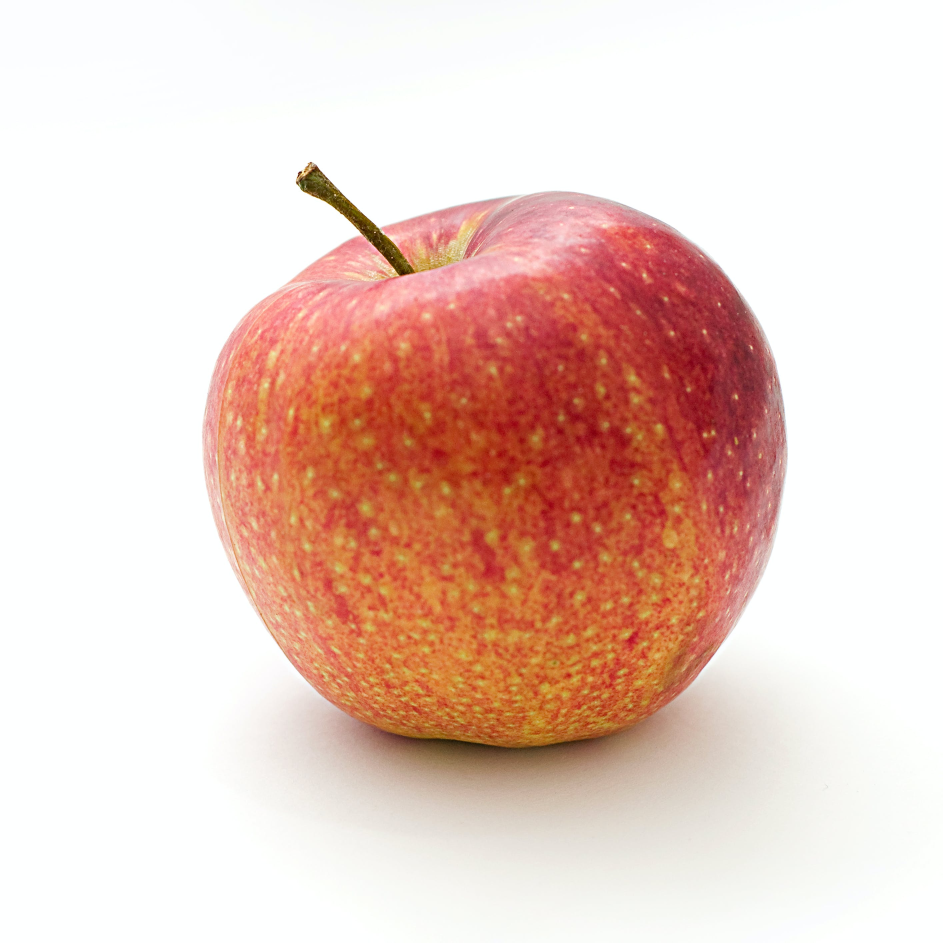
#> input picture test_set_2/apple.jpg, 2827 x 2827 px (shown at 1/3 size); its folder holds only this picture in this run
$ python show_orange_features.py
#> lines starting #> are read from the running program, lines starting #| are printed output that depends on the picture; after the words box and inside, x2 and y2 are one past the last pixel; in counts of white or black regions, pixels touching at a corner belong together; long printed decimals are rounded
### get_color_channels.py
import numpy as np

def get_color_channels(image: np.ndarray):
    red, green, blu = image[..., 0], image[..., 1], image[..., 2]
    return red, green, blu

def get_normalized_colors(image: np.ndarray):
    red, green, blue = get_color_channels(image)
    red_mean = np.mean(red)
    green_mean = np.mean(green)
    blue_mean = np.mean(blue)
    normalized_red = red_mean / (red_mean + green_mean + blue_mean)
    normalized_green = green_mean / (red_mean + green_mean + blue_mean)
    normalized_blue = blue_mean / (red_mean + green_mean + blue_mean)
    return normalized_red, normalized_green, normalized_blue

### image_segmentation.py
from PIL import Image

def image_segmentation(image: Image):
    image = image.convert("L")
    threshold = 200
    image_threshold = image.point(lambda x: 255 if x > threshold else 0)
    return image_threshold

### convolution.py
import numpy as np


def convolution(image: np.ndarray, kernel: list | tuple) -> np.ndarray:
    if len(image.shape) == 3:
        m_i, n_i, c_i = image.shape
    elif len(image.shape) == 2:
        image = image[..., np.newaxis]
        m_i, n_i, c_i = image.shape
    else:
        raise Exception('Shape of image not supported')
    m_k, n_k = kernel.shape
    y_strides = m_i - m_k + 1
    x_strides = n_i - n_k + 1
    img = image.copy()
    output_shape = (m_i-m_k+1, n_i-n_k+1, c_i)
    output = np.zeros(output_shape, dtype=np.float32)
    count = 0
    output_tmp = output.reshape((output_shape[0] * output_shape[1], output_shape[2]))
    for i in range(y_strides):
        for j in range(x_strides):
            for c in range(c_i):
                sub_matrix = img[i:i+m_k, j:j+n_k, c]
                output_tmp[count, c] = np.sum(sub_matrix * kernel)
            count += 1
    output = output_tmp.reshape(output_shape)
    return output

### sobel_edge_detection.py
import numpy as np
from convolution import convolution


def sobel_edge_detection(image: np.ndarray, magnitude="euclidean"):
    Kx = np.array(
        [[-1, 0, 1],
         [-2, 0, 2],
         [-1, 0, 1]], np.float32
    )
    Ky = np.array(
        [[1, 2, 1],
         [0, 0, 0],
         [-1, -2, -1]], np.float32
    )
    Ix = convolution(image, Kx)
    Iy = convolution(image, Ky)
    G = None
    if magnitude == "euclidean":
        G = np.hypot(Ix, Iy)
    elif magnitude == "absolute":
        G = np.absolute(Ix) + np.absolute(Iy)
    G = G / G.max() * 255
    theta = np.arctan2(Iy, Ix)
    return np.squeeze(G), np.squeeze(theta)

### non_max_suppression.py
import numpy as np

def non_max_suppression(img, theta):
    M, N = img.shape
    Z = np.zeros((M, N), dtype=np.int32)
    angle = theta * 180. / np.pi
    angle[angle < 0] += 180
    for i in range(1, M-1):
        for j in range(1, N-1):
            q = 255
            r = 255
            if (0 <= angle[i, j] < 22.5) or (157.5 <= angle[i, j] <= 180):
                r = img[i, j-1]
                q = img[i, j+1]
            elif (22.5 <= angle[i, j] < 67.5):
                r = img[i-1, j+1]
                q = img[i+1, j-1]
            elif (67.5 <= angle[i, j] < 112.5):
                r = img[i-1, j]
                q = img[i+1, j]
            elif (112.5 <= angle[i, j] < 157.5):
                r = img[i+1, j+1]
                q = img[i-1, j-1]
            if (img[i, j] >= q) and (img[i, j] >= r):
                Z[i, j] = img[i, j]
            else:
                Z[i, j] = 0
    return Z

### threshold_hysteresis.py
import numpy as np

def threshold_hysteresis(img: np.ndarray, lowThresholdRatio=0.05, highThresholdRatio=0.09, weak=np.int32(25)):
    highThreshold = img.max() * highThresholdRatio
    lowThreshold = highThreshold * lowThresholdRatio
    M, N = img.shape
    res = np.zeros((M, N), dtype=np.int32)
    strong = np.int32(255)
    zeros = np.int32(0)
    zeros_i, zeros_j = np.where(img < lowThreshold)
    strong_i, strong_j = np.where(img >= highThreshold)
    weak_i, weak_j = np.where((img <= highThreshold) & (img >= lowThreshold))
    res[strong_i, strong_j] = strong
    res[weak_i, weak_j] = weak
    res[zeros_i, zeros_j] = zeros
    for i in range(1, M-1):
        for j in range(1, N-1):
            if (res[i, j] == weak):
                if (
                    (res[i+1, j-1] == strong) or (res[i+1, j] == strong) or
                    (res[i+1, j+1] == strong) or (res[i, j-1] == strong) or
                    (res[i, j+1] == strong) or (res[i-1, j-1] == strong) or
                    (res[i-1, j] == strong) or (res[i-1, j+1] == strong)
                ):
                    res[i, j] = strong
                else:
                    res[i, j] = 0
    return res

### get_center.py
import numpy as np
import math


def get_center(image: np.ndarray):
    height, width = image.shape
    return (math.floor(width / 2), math.floor(height / 2))

### get_average_radius.py
import numpy as np
import math

def get_average_radius(image: np.ndarray, x_center: int, y_center: int):
    coordinates = np.argwhere(image == 255)
    average_radius = 0
    for coordinate in coordinates:
        average_radius += math.sqrt((coordinate[0] - x_center)**2 + (coordinate[1] - y_center)**2)
    average_radius /= coordinates.shape[0]
    return average_radius

### ced.py
from sobel_edge_detection import sobel_edge_detection
from non_max_suppression import non_max_suppression
from threshold_hysteresis import threshold_hysteresis
import numpy as np
from to_gray import togray


def ced(image: np.ndarray, lowthreshold: float | int = 0.05, highthreshold: float | int = 0.09):
    G, theta = sobel_edge_detection(image, "euclidean")
    img = non_max_suppression(G, theta)
    img = threshold_hysteresis(img, lowthreshold, highthreshold)
    return img

### fruit_recognition.py
#th_green_intensity dovrebbe essere pari all'intensità di verde della mela verde con valore minore
#th_lower_radius e th_upper_radius intervallo diametri delle arance
#th_lower_intensity_diff è pari al valore minimo di diff delle arance th_upper_intensity_diff valore massimo ricavato dalle arance
def fruit_recognition(green_intensity, red_intensity, average_radius, th_green_intensity, th_lower_radius,
                      th_upper_radius, th_lower_intensity_diff, th_upper_intensity_diff):
    print("th_lower_radius: ", th_lower_radius)
    print("th_upper_radius: ", th_upper_radius)
    print("th_lower_intensity_diff: ", th_lower_intensity_diff)
    print("th_upper_intensity_diff: ", th_upper_intensity_diff)
    if green_intensity > red_intensity:
        if green_intensity < th_green_intensity:
            return "Orange Class"
        else:
            return "Apple Class"
    else:
        if th_lower_radius <= average_radius and average_radius <= th_upper_radius and th_lower_intensity_diff <= red_intensity - green_intensity and red_intensity - green_intensity <= th_upper_intensity_diff:
            return "Orange Class"
        else:
            return "Apple Class"

### show_orange_features.py
import numpy as np
from PIL import Image, ImageOps
import matplotlib.pyplot as plt
from image_segmentation import image_segmentation
from get_color_channels import get_normalized_colors
from mced import mced
from ced import ced
from get_center import get_center
from get_average_radius import get_average_radius
from os import listdir
from os.path import isfile, join
from fruit_recognition import fruit_recognition


path = "./test_set_2"
files = [f for f in listdir(path) if isfile(join(path, f))]
for filename in files:
    print("")
    print("File: ", filename, "--------------------")
    img = Image.open(path + "/" + filename)
#> img is the input picture: PIL image 2827x2827 RGB; mean R, G, B 234.5, 205.9, 196.3
    img = img.resize((251, 251))
#> img: PIL image 251x251 RGB
    grayscale_image = ImageOps.grayscale(img)
    red, green, blue = get_normalized_colors(np.array(img))
#> in get_color_channels, `red, green, blu = image[..., 0], image[..., 1], image[..., 2]`:
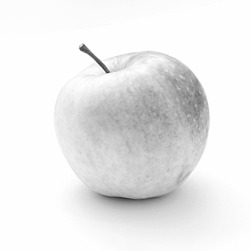
#> red: shape (251, 251); min 51, max 255, mean 234.5
#> in get_color_channels, `red, green, blu = image[..., 0], image[..., 1], image[..., 2]`:
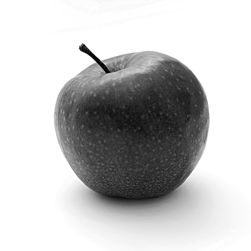
#> blu: shape (251, 251); min 0, max 255, mean 196.3
#> in get_normalized_colors, `red_mean = np.mean(red)`: red_mean = 234.5
#> in get_normalized_colors, `green_mean = np.mean(green)`: green_mean = 205.9
#> in get_normalized_colors, `blue_mean = np.mean(blue)`: blue_mean = 196.3
#> in get_normalized_colors, `normalized_red = red_mean / (red_mean + green_mean + blue_mean)`: normalized_red = 0.368
#> in get_normalized_colors, `normalized_green = green_mean / (red_mean + green_mean + blue_mean)`: normalized_green = 0.323
#> in get_normalized_colors, `normalized_blue = blue_mean / (red_mean + green_mean + blue_mean)`: normalized_blue = 0.308
#> red = 0.368; green = 0.323; blue = 0.308
    print("Red intensity: ", red)
#| Red intensity:  0.3683
    print("Green intensity: ", green)
#| Green intensity:  0.3234
    print("Red intensity - Green intensity: ", red - green)
#| Red intensity - Green intensity:  0.04495
    segmented_image = image_segmentation(grayscale_image)
#> in image_segmentation, `image_threshold = image.point(lambda x: 255 if x > threshold else 0)`:
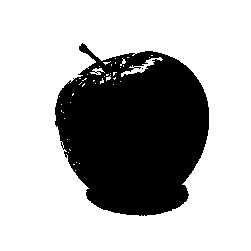
#> image_threshold: PIL image 251x251 L; 69.2% white; 2 black regions (1 under 20 px), largest, box (x1, y1, x2, y2) and area: (55, 43, 209, 216) 19384
    #res = mced(np.array(segmented_image), 1.5, (10, 10))
    res = ced(np.array(segmented_image))
#> after the loop in convolution, `for i in range(y_strides):`: count = 62001
#> in convolution, `output = output_tmp.reshape(output_shape)`:
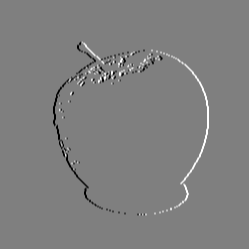
#> output: shape (249, 249, 1) float32; min -1020, max 1020, mean 0; drawn with min black and max white
#> in non_max_suppression, `angle[angle < 0] += 180`:
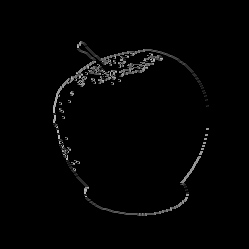
#> angle: shape (249, 249) float32; min 0, max 180, mean 3.6
#> after the loop in non_max_suppression, `for i in range(1, M-1):`:
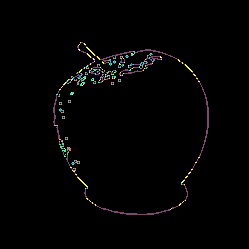
#> Z: shape (249, 249) int32; 8 distinct labels, from 0 to 255; one colour per label, 0 black
#> in threshold_hysteresis, `highThreshold = img.max() * highThresholdRatio`: highThreshold = 22.95
#> in threshold_hysteresis, `lowThreshold = highThreshold * lowThresholdRatio`: lowThreshold = 1.15
#> in threshold_hysteresis, `strong_i, strong_j = np.where(img >= highThreshold)`: strong_i = 1402 values from 42 to 214; strong_j = 1402 values, max 208 at index 877, min 53 at index 874, mean 118.4
#> in threshold_hysteresis, `weak_i, weak_j = np.where((img <= highThreshold) & (img >= lowThreshol..`: weak_i = empty array
#> in threshold_hysteresis, `res[weak_i, weak_j] = weak`:
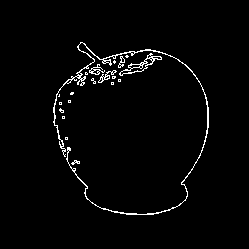
#> res: shape (249, 249) int32; 2.3% white in thin lines or dots, all inside (x1, y1, x2, y2) = (53, 42, 209, 215)
    (x_center, y_center) = get_center(res)
#> x_center = 124; y_center = 124
    average_radius = get_average_radius(res, x_center, y_center)
#> in get_average_radius, `coordinates = np.argwhere(image == 255)`: coordinates = 1402 pairs, first value 42 to 214, second value 53 to 208
#> the loop in get_average_radius, `for coordinate in coordinates:` made 1402 passes
#> (coordinate, average_radius) on passes 1 to 3: ([42, 80], 93.06), ([42, 81], 185.6), ([42, 82], 277.8)
#> after the loop in get_average_radius, `for coordinate in coordinates:`: average_radius = 99909.9
#> in get_average_radius, `average_radius /= coordinates.shape[0]`: average_radius = 71.26
#> average_radius = 71.26
    print("Average radius: ", average_radius)
#| Average radius:  71.262
    print(fruit_recognition(green, red, average_radius, 0.34123, 70, 90, 0, 0.11))
#| Orange Class

$ run again, on test_set_2/orange.jpg
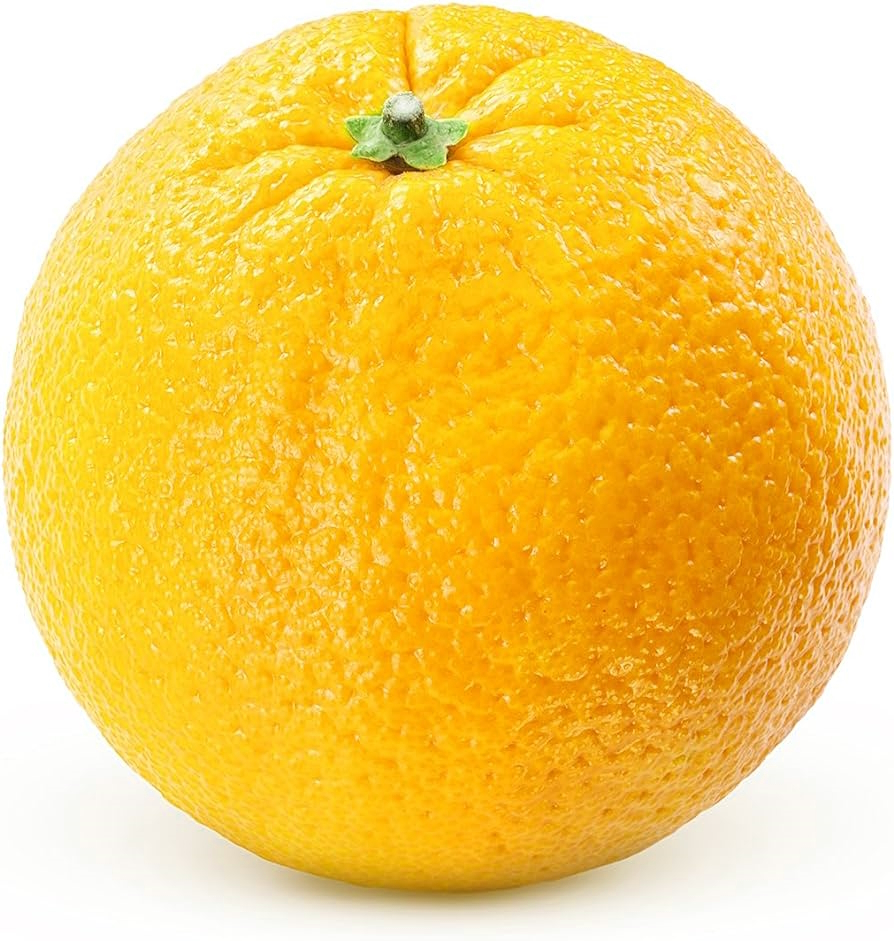
#> input picture test_set_2/orange.jpg, 894 x 941 px
#> img is the input picture: PIL image 894x941 RGB; mean R, G, B 245.6, 204.4, 95.2
#> img: PIL image 251x251 RGB
#> red_mean = 245.6
#> green_mean = 204.4
#> blue_mean = 95.2
#> normalized_red = 0.45
#> normalized_green = 0.375
#> normalized_blue = 0.175
#> `red, green, blue = get_normalized_colors(np.array(img))`: red = 0.45; green = 0.375; blue = 0.175
#| Red intensity:  0.4505
#| Green intensity:  0.3749
#| Red intensity - Green intensity:  0.07556
#> in image_segmentation, `image_threshold = image.point(lambda x: 255 if x > threshold else 0)`:
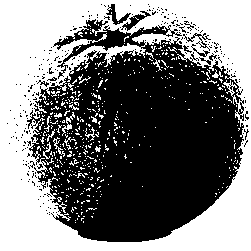
#> image_threshold: PIL image 251x251 L; 47.9% white; 491 white regions (473 under 20 px), largest, box (x1, y1, x2, y2) and area: (0, 0, 251, 251) 27991, (62, 112, 75, 136) 86, (53, 137, 65, 157) 59
#> after the loop in convolution, `for i in range(y_strides):`: count = 62001
#> highThreshold = 22.95
#> lowThreshold = 1.15
#> strong_i = 9798 values from 2 to 241; strong_j = 9798 values, max 247 at index 5542, min 5 at index 5950, mean 112.1
#> weak_i = empty array
#> in threshold_hysteresis, `res[weak_i, weak_j] = weak`:
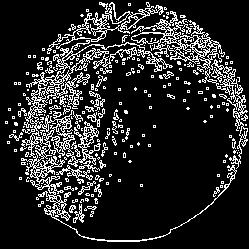
#> res: shape (249, 249) int32; 15.8% white in thin lines or dots
#> x_center = 124
#> coordinates = 9798 pairs, first value 2 to 241, second value 5 to 247
#> the loop in get_average_radius, `for coordinate in coordinates:` made 9798 passes
#> (coordinate, average_radius) on passes 1 to 3: ([2, 99], 124.5), ([2, 100], 248.9), ([2, 101], 373)
#> after the loop in get_average_radius, `for coordinate in coordinates:`: average_radius = 847805.5
#> in get_average_radius, `average_radius /= coordinates.shape[0]`: average_radius = 86.53
#| Average radius:  86.528
#| Orange Class

$ run again, on test_set_2/orange2.jpg
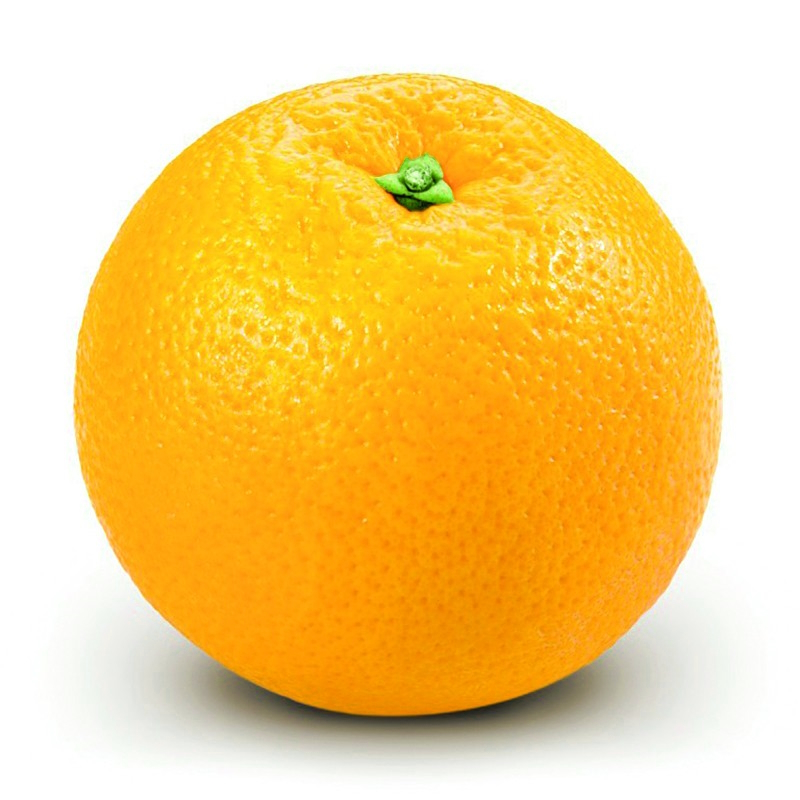
#> input picture test_set_2/orange2.jpg, 800 x 800 px
#> img is the input picture: PIL image 800x800 RGB; mean R, G, B 247, 209.3, 128.5
#> img: PIL image 251x251 RGB
#> red_mean = 247
#> green_mean = 209.3
#> blue_mean = 128.5
#> normalized_red = 0.422
#> normalized_green = 0.358
#> normalized_blue = 0.22
#> `red, green, blue = get_normalized_colors(np.array(img))`: red = 0.422; green = 0.358; blue = 0.22
#| Red intensity:  0.4224
#| Green intensity:  0.3579
#| Red intensity - Green intensity:  0.06447
#> in image_segmentation, `image_threshold = image.point(lambda x: 255 if x > threshold else 0)`:
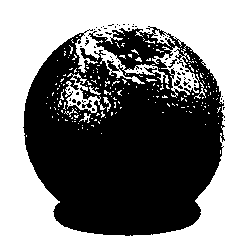
#> image_threshold: PIL image 251x251 L; 52% white; 62 black regions (58 under 20 px), largest, box (x1, y1, x2, y2) and area: (23, 26, 225, 236) 29873, (174, 76, 183, 89) 47, (82, 100, 92, 108) 38, (168, 59, 177, 68) 26
#> after the loop in convolution, `for i in range(y_strides):`: count = 62001
#> highThreshold = 22.95
#> lowThreshold = 1.15
#> strong_i = 5356 values from 22 to 235; strong_j = 5356 values, max 224 at index 4557, min 22 at index 4398, mean 127.7
#> weak_i = empty array
#> in threshold_hysteresis, `res[weak_i, weak_j] = weak`:
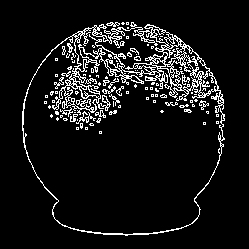
#> res: shape (249, 249) int32; 8.6% white in thin lines or dots, all inside (x1, y1, x2, y2) = (22, 22, 225, 236)
#> x_center = 124
#> coordinates = 5356 pairs, first value 22 to 235, second value 22 to 224
#> the loop in get_average_radius, `for coordinate in coordinates:` made 5356 passes
#> (coordinate, average_radius) on passes 1 to 3: ([22, 110], 103), ([22, 111], 205.8), ([22, 112], 308.5)
#> after the loop in get_average_radius, `for coordinate in coordinates:`: average_radius = 404773.9
#> in get_average_radius, `average_radius /= coordinates.shape[0]`: average_radius = 75.57
#| Average radius:  75.574
#| Orange Class

$ run again, on test_set_2/orange3.jpg
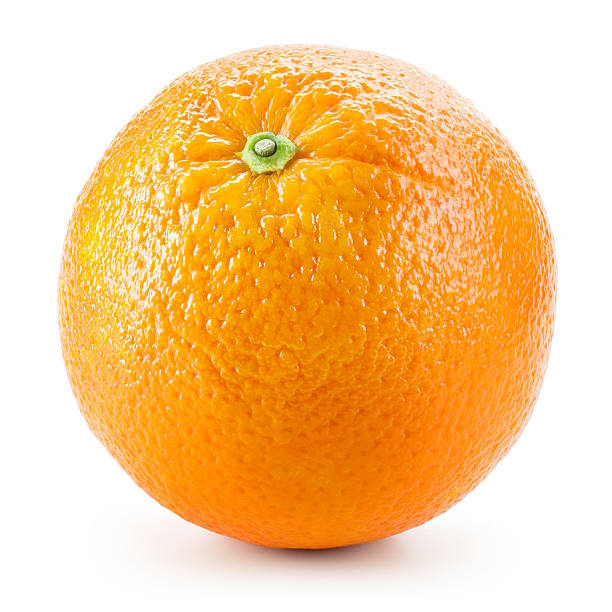
#> input picture test_set_2/orange3.jpg, 612 x 612 px
#> img is the input picture: PIL image 612x612 RGB; mean R, G, B 248.4, 203, 144.8
#> img: PIL image 251x251 RGB
#> red_mean = 248.4
#> green_mean = 203
#> blue_mean = 144.8
#> normalized_red = 0.417
#> normalized_green = 0.34
#> normalized_blue = 0.243
#> `red, green, blue = get_normalized_colors(np.array(img))`: red = 0.417; green = 0.34; blue = 0.243
#| Red intensity:  0.4167
#| Green intensity:  0.3405
#| Red intensity - Green intensity:  0.0762
#> image_threshold: PIL image 251x251 L; 55.3% white; 102 black regions (101 under 20 px), largest, box (x1, y1, x2, y2) and area: (26, 27, 227, 233) 27865
#> after the loop in convolution, `for i in range(y_strides):`: count = 62001
#> highThreshold = 22.95
#> lowThreshold = 1.15
#> strong_i = 6401 values from 19 to 232; strong_j = 6401 values, max 227 at index 4604, min 24 at index 4696, mean 112.6
#> weak_i = empty array
#> in threshold_hysteresis, `res[weak_i, weak_j] = weak`:
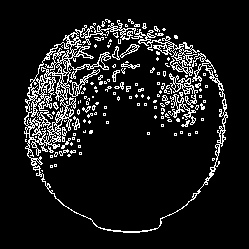
#> res: shape (249, 249) int32; 10.3% white in thin lines or dots, all inside (x1, y1, x2, y2) = (24, 19, 228, 233)
#> x_center = 124
#> coordinates = 6401 pairs, first value 19 to 232, second value 24 to 227
#> the loop in get_average_radius, `for coordinate in coordinates:` made 6401 passes
#> (coordinate, average_radius) on passes 1 to 3: ([19, 105], 106.7), ([19, 106], 213.2), ([19, 107], 319.6)
#> after the loop in get_average_radius, `for coordinate in coordinates:`: average_radius = 507922.2
#> in get_average_radius, `average_radius /= coordinates.shape[0]`: average_radius = 79.35
#| Average radius:  79.350
#| Orange Class
